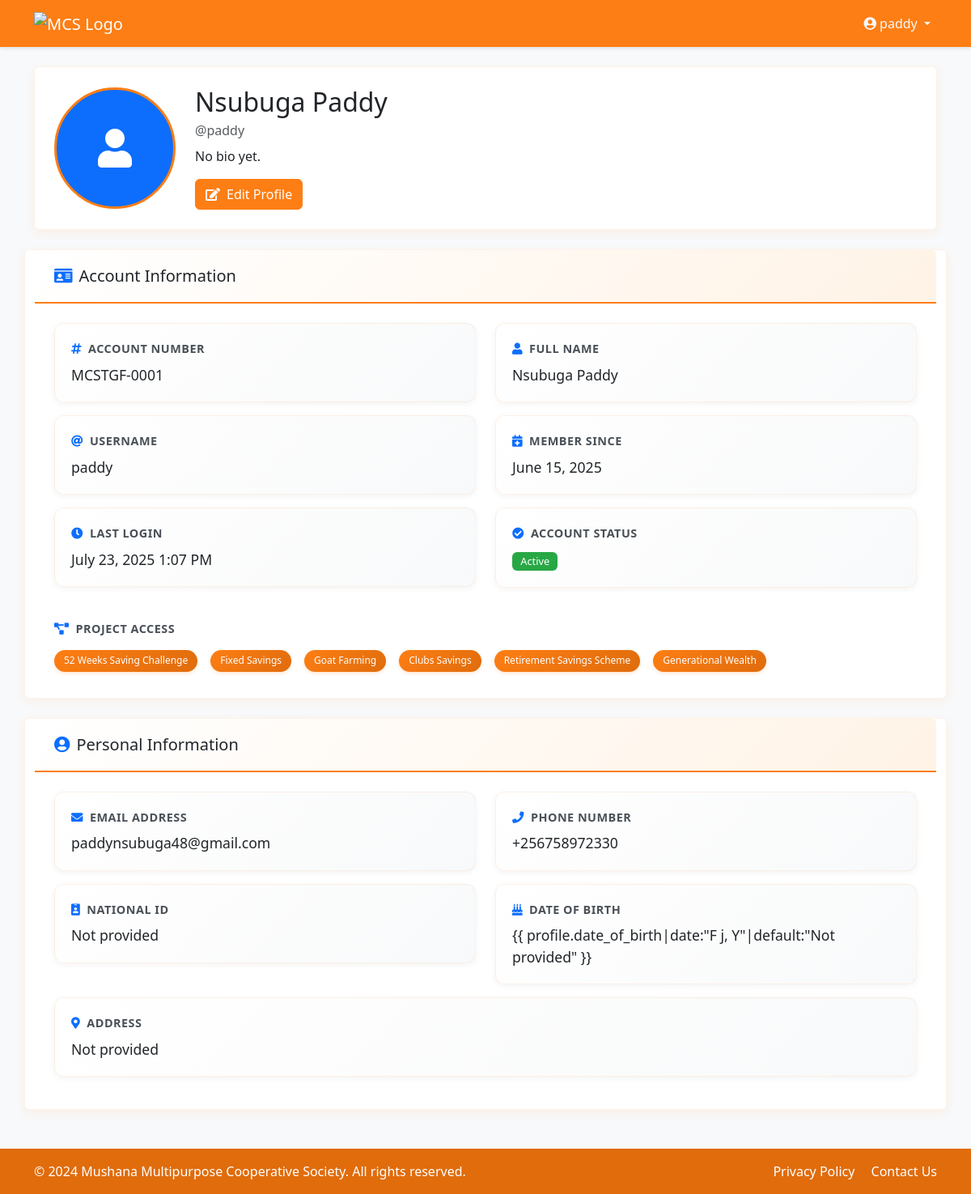
/profile/ (signed in), run on the app's committed database.
### mcs/models.py (models this page shows, shortened)
class UserProfile(models.Model):
    user = models.OneToOneField(User, on_delete=models.CASCADE, related_name='profile')
    projects = models.ManyToManyField(Project, blank=True, related_name='users')
    full_name = models.CharField(max_length=100)
    email = models.EmailField(blank=True)
    phone_number = PhoneNumberField(region='UG', blank=True, null=True)
    national_id = models.CharField(max_length=20, unique=True, blank=True, null=True)
    account_number = models.CharField(
        max_length=20, unique=True, blank=True, null=True,
        help_text="Auto-generated: MCSTGF-<Initials><0001…>"
    )
    address = models.TextField(blank=True, null=True)
    date_of_birth = models.DateField(blank=True, null=True)
    profile_picture = models.ImageField(upload_to='profile_pics/', blank=True, null=True)
    bio = models.TextField(blank=True, null=True)
    is_admin = models.BooleanField(default=False)  # ← Merge this here
    created_at = models.DateTimeField(auto_now_add=True)
    updated_at = models.DateTimeField(auto_now=True)

class Project(models.Model):
    name = models.CharField(max_length=100, unique=True)
    description = models.TextField(blank=True, null=True)

### mcs/views.py (the view)
# urls.py: path('profile/', views.profile_view, name='profile_view'),
@login_required
def profile_view(request):
    profile = request.user.profile
    user_projects = profile.projects.all()
    return render(request, 'mcs/profile/view.html', {
        'profile': profile,
        'user_projects': user_projects,
        'account_number': profile.account_number  # Use the account_number from the model
    })

### mcs/templates/mcs/profile/view.html (shortened to what this page needs)
{% load static %}
<!DOCTYPE html>
<html lang="en">
  <head>
    <link
      href="https://cdn.jsdelivr.net/npm/bootstrap@5.3.0/dist/css/bootstrap.min.css"
      rel="stylesheet"
    />
    <link
      href="https://cdnjs.cloudflare.com/ajax/libs/font-awesome/5.15.4/css/all.min.css"
      rel="stylesheet"
    />
  </head>
  <body>
    <nav class="navbar navbar-expand-lg navbar-dark sticky-top">
      <div class="container">
        <a class="navbar-brand" href="{% url 'home' %}">
          <img
            src="{% static 'tgfs/images/tgfs.png' %}"
            alt="MCS Logo"
            height="40"
          />
        </a>
        <div
          class="collapse navbar-collapse justify-content-end"
          id="navbarNav"
        >
          <div class="navbar-nav">
            <div class="nav-item dropdown">
              <a
                class="nav-link dropdown-toggle text-light"
                href="#"
                id="userDropdown"
                role="button"
                data-bs-toggle="dropdown"
                aria-expanded="false"
              >
                <i class="fas fa-user-circle me-1"></i>{{ user.username }}
              </a>
            </div>
          </div>
        </div>
      </div>
    </nav>
    <div class="container py-4">
      <div class="row mb-4">
        <div class="col-md-12">
          <div class="card">
            <div class="card-body">
              <div class="d-flex align-items-center">
                <div class="flex-shrink-0">
                  {% if profile.profile_picture %}
                  <img
                    src="{{ profile.profile_picture.url }}"
                    alt="Profile Picture"
                    class="profile-picture rounded-circle"
                  />
                  {% else %}
                  <div
                    class="profile-picture rounded-circle d-flex align-items-center justify-content-center bg-primary text-white"
                  >
                    <i class="fas fa-user fa-2x"></i>
                  </div>
                  {% endif %}
                </div>
                <div class="flex-grow-1 ms-4">
                  <h2 class="mb-1">
                    {{ profile.full_name|default:user.username }}
                  </h2>
                  <p class="text-muted mb-2">@{{ user.username }}</p>
                  <p class="mb-3">{{ profile.bio|default:"No bio yet." }}</p>
                  <a href="#" class="btn btn-primary">
                    <i class="fas fa-edit me-2"></i>Edit Profile
                  </a>
                </div>
              </div>
            </div>
          </div>
        </div>
      </div>
      <div class="row">
        <div class="card mb-4">
          <div class="card-header">
            <h5 class="card-title mb-0">
              <i class="fas fa-id-card me-2 text-primary"></i>Account
              Information
            </h5>
          </div>
          <div class="card-body">
            <div class="row">
              <div class="col-md-6">
                <div class="info-item mb-3">
                  <div class="info-label">
                    <i class="fas fa-hashtag me-2 text-primary"></i>Account
                    Number
                  </div>
                  <div class="info-value">{{ account_number }}</div>
                </div>
              </div>
              <div class="col-md-6">
                <div class="info-item mb-3">
                  <div class="info-label">
                    <i class="fas fa-user me-2 text-primary"></i>Full Name
                  </div>
                  <div class="info-value">
                    {{ profile.full_name|default:"Not provided" }}
                  </div>
                </div>
              </div>
              <div class="col-md-6">
                <div class="info-item mb-3">
                  <div class="info-label">
                    <i class="fas fa-at me-2 text-primary"></i>Username
                  </div>
                  <div class="info-value">{{ user.username }}</div>
                </div>
              </div>
              <div class="col-md-6">
                <div class="info-item mb-3">
                  <div class="info-label">
                    <i class="fas fa-calendar-plus me-2 text-primary"></i>Member
                    Since
                  </div>
                  <div class="info-value">
                    {{ user.date_joined|date:"F j, Y" }}
                  </div>
                </div>
              </div>
              <div class="col-md-6">
                <div class="info-item mb-3">
                  <div class="info-label">
                    <i class="fas fa-clock me-2 text-primary"></i>Last Login
                  </div>
                  <div class="info-value">
                    {{ user.last_login|date:"F j, Y g:i A"|default:"Never" }}
                  </div>
                </div>
              </div>
              <div class="col-md-6">
                <div class="info-item mb-3">
                  <div class="info-label">
                    <i class="fas fa-check-circle me-2 text-primary"></i>Account
                    Status
                  </div>
                  <div class="info-value">
                    <span class="badge bg-success">Active</span>
                  </div>
                </div>
              </div>
            </div>
            <div class="mt-4">
              <div class="info-label mb-3">
                <i class="fas fa-project-diagram me-2 text-primary"></i>Project
                Access
              </div>
              {% if user_projects %}
              <div class="project-badges">
                {% for project in user_projects %}
                <span class="badge bg-primary me-2 mb-2"
                  >{{ project.name }}</span
                >
                {% endfor %}
              </div>
              {% else %}
              <div class="info-value text-muted">
                <i class="fas fa-info-circle me-1"></i>No project access
                assigned yet
              </div>
              {% endif %}
            </div>
          </div>
        </div>
        <div class="card mb-4">
          <div class="card-header">
            <h5 class="card-title mb-0">
              <i class="fas fa-user-circle me-2 text-primary"></i>Personal
              Information
            </h5>
          </div>
          <div class="card-body">
            <div class="row">
              <div class="col-md-6">
                <div class="info-item mb-3">
                  <div class="info-label">
                    <i class="fas fa-envelope me-2 text-primary"></i>Email
                    Address
                  </div>
                  <div class="info-value">
                    {{ user.email|default:"Not provided" }}
                  </div>
                </div>
              </div>
              <div class="col-md-6">
                <div class="info-item mb-3">
                  <div class="info-label">
                    <i class="fas fa-phone me-2 text-primary"></i>Phone Number
                  </div>
                  <div class="info-value">
                    {{ profile.phone_number|default:"Not provided" }}
                  </div>
                </div>
              </div>
              <div class="col-md-6">
                <div class="info-item mb-3">
                  <div class="info-label">
                    <i class="fas fa-id-badge me-2 text-primary"></i>National ID
                  </div>
                  <div class="info-value">
                    {{ profile.national_id|default:"Not provided" }}
                  </div>
                </div>
              </div>
              <div class="col-md-6">
                <div class="info-item mb-3">
                  <div class="info-label">
                    <i class="fas fa-birthday-cake me-2 text-primary"></i>Date
                    of Birth
                  </div>
                  <div class="info-value">
                    {{ profile.date_of_birth|date:"F j, Y"|default:"Not
                    provided" }}
                  </div>
                </div>
              </div>
              <div class="col-12">
                <div class="info-item mb-3">
                  <div class="info-label">
                    <i class="fas fa-map-marker-alt me-2 text-primary"></i
                    >Address
                  </div>
                  <div class="info-value">
                    {{ profile.address|default:"Not provided" }}
                  </div>
                </div>
              </div>
            </div>
          </div>
        </div>
      </div>
    </div>
    <footer class="footer">
      <div class="container">
        <div class="row">
          <div class="col-md-6">
            <p class="mb-0">
              &copy; 2024 Mushana Multipurpose Cooperative Society. All rights
              reserved.
            </p>
          </div>
          <div class="col-md-6 text-md-end">
            <a href="#" class="me-3">Privacy Policy</a>
            <a href="#">Contact Us</a>
          </div>
        </div>
      </div>
    </footer>
  </body>
</html>

### mcs/templates/mcs/profile/view.html (style rules this page uses)
:root { --primary-color: #fd7e14; --dark-orange: #e06c0c; --sidebar-bg: #fff3e6; --sidebar-active: #fd7e14; --sidebar-link: #fd7e14; --sidebar-link-hover: #ffe0b3; }
body { background-color: #f8f9fa; min-height: 100vh; display: flex; flex-direction: column; }
.navbar { background-color: var(--primary-color) !important; box-shadow: 0 2px 4px rgba(0, 0, 0, 0.1); }
.navbar-brand img { height: 40px; }
.card { border: 1px solid rgba(253, 126, 20, 0.1); box-shadow: 0 4px 12px rgba(253, 126, 20, 0.08); transition: all 0.3s ease; }
.card-header { background: linear-gradient(135deg, #ffffff 0%, #fff3e6 100%); border-bottom: 2px solid var(--primary-color); padding: 1.25rem 1.5rem; }
.card-body { padding: 1.5rem; }
.btn-primary { background-color: var(--primary-color); border-color: var(--primary-color); }
.footer { background-color: var(--dark-orange); color: white; margin-top: auto; padding: 1rem 0; }
.footer a { color: white; text-decoration: none; }
.profile-picture { width: 150px; height: 150px; object-fit: cover; border: 3px solid var(--primary-color); }
.profile-picture.rounded-circle { background-color: var(--primary-color); color: white; font-size: 3rem; display: flex; align-items: center; justify-content: center; border: 3px solid var(--primary-color); }
.profile-picture.rounded-circle i { font-size: 3rem; }
.badge { padding: 0.5em 1em; font-weight: 500; }
.badge.bg-success { background-color: #28a745 !important; }
.info-item { background: linear-gradient(135deg, #ffffff 0%, #f8f9fa 100%); border-radius: 12px; padding: 1.25rem; border: 1px solid rgba(253, 126, 20, 0.1); transition: all 0.3s ease; box-shadow: 0 2px 8px rgba(0, 0, 0, 0.05); }
.info-label { font-weight: 600; color: #495057; font-size: 0.9rem; text-transform: uppercase; letter-spacing: 0.5px; margin-bottom: 0.5rem; }
.info-value { font-size: 1.1rem; color: #212529; font-weight: 500; word-break: break-word; }
.info-value .badge { font-size: 0.8rem; padding: 0.4em 0.8em; }
.project-badges { display: flex; flex-wrap: wrap; gap: 0.5rem; }
.project-badges .badge { background: linear-gradient( 135deg, var(--primary-color) 0%, var(--dark-orange) 100% ); border: none; font-weight: 500; padding: 0.6em 1em; border-radius: 20px; box-shadow: 0 2px 4px rgba(253, 126, 20, 0.2); transition: all 0.3s ease; }

### data on the page
UserProfile: full_name "Nsubuga Paddy", bio "No bio yet.", account_number "MCSTGF-0001", phone_number "+256758972330", national_id "Not provided", address "Not provided"
Project: name "52 Weeks Saving Challenge"
Project: name "Fixed Savings"
Project: name "Goat Farming"
Project: name "Clubs Savings"
Project: name "Retirement Savings Scheme"
Project: name "Generational Wealth"

### other printed values
{{ user.username }} "paddy"
{{ user.date_joined|date:"F j, Y" }} "June 15, 2025"
{{ user.last_login|date:"F j, Y g:i A"|default:"Never" }} "July 23, 2025 1:07 PM"
{{ user.email|default:"Not provided" }} "paddynsubuga48@gmail.com"
